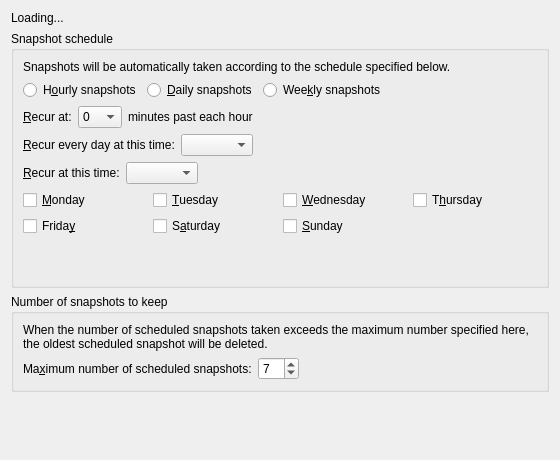
<?xml version="1.0" encoding="UTF-8"?>
<ui version="4.0">
 <class>PolicySnapshotFrequencyPage</class>
 <widget class="QWidget" name="PolicySnapshotFrequencyPage">
  <property name="geometry">
   <rect>
    <x>0</x>
    <y>0</y>
    <width>560</width>
    <height>460</height>
   </rect>
  </property>
  <layout class="QVBoxLayout" name="outerLayout">
   <item>
    <widget class="QLabel" name="labelLoading">
     <property name="text">
      <string>Loading...</string>
     </property>
    </widget>
   </item>
   <item>
    <widget class="QWidget" name="mainPanel">
     <layout class="QVBoxLayout" name="mainLayout">
      <property name="leftMargin">
       <number>0</number>
      </property>
      <property name="topMargin">
       <number>0</number>
      </property>
      <property name="rightMargin">
       <number>0</number>
      </property>
      <property name="bottomMargin">
       <number>0</number>
      </property>
      <item>
       <widget class="QGroupBox" name="groupSchedule">
        <property name="title">
         <string>Snapshot schedule</string>
        </property>
        <layout class="QVBoxLayout" name="scheduleLayout">
         <item>
          <widget class="QLabel" name="labelScheduleRubric">
           <property name="text">
            <string>Snapshots will be automatically taken according to the schedule specified below.</string>
           </property>
           <property name="wordWrap">
            <bool>true</bool>
           </property>
          </widget>
         </item>
         <item>
          <layout class="QHBoxLayout" name="frequencyLayout">
           <item>
            <widget class="QRadioButton" name="radioButtonHourly">
             <property name="text">
              <string>H&amp;ourly snapshots</string>
             </property>
            </widget>
           </item>
           <item>
            <widget class="QRadioButton" name="radioButtonDaily">
             <property name="text">
              <string>&amp;Daily snapshots</string>
             </property>
            </widget>
           </item>
           <item>
            <widget class="QRadioButton" name="radioButtonWeekly">
             <property name="text">
              <string>Wee&amp;kly snapshots</string>
             </property>
            </widget>
           </item>
           <item>
            <spacer name="frequencySpacer">
             <property name="orientation">
              <enum>Qt::Horizontal</enum>
             </property>
             <property name="sizeHint" stdset="0">
              <size>
               <width>20</width>
               <height>10</height>
              </size>
             </property>
            </spacer>
           </item>
          </layout>
         </item>
         <item>
          <widget class="QWidget" name="panelHourly">
           <layout class="QHBoxLayout" name="hourlyLayout">
            <property name="leftMargin">
             <number>0</number>
            </property>
            <property name="topMargin">
             <number>0</number>
            </property>
            <property name="rightMargin">
             <number>0</number>
            </property>
            <property name="bottomMargin">
             <number>0</number>
            </property>
            <item>
             <widget class="QLabel" name="labelHourly">
              <property name="text">
               <string>&amp;Recur at:</string>
              </property>
              <property name="buddy">
               <cstring>comboBoxMin</cstring>
              </property>
             </widget>
            </item>
            <item>
             <widget class="QComboBox" name="comboBoxMin">
              <item>
               <property name="text">
                <string notr="true">0</string>
               </property>
              </item>
              <item>
               <property name="text">
                <string notr="true">15</string>
               </property>
              </item>
              <item>
               <property name="text">
                <string notr="true">30</string>
               </property>
              </item>
              <item>
               <property name="text">
                <string notr="true">45</string>
               </property>
              </item>
             </widget>
            </item>
            <item>
             <widget class="QLabel" name="labelMinutesPast">
              <property name="text">
               <string>minutes past each hour</string>
              </property>
             </widget>
            </item>
            <item>
             <spacer name="hourlySpacer">
              <property name="orientation">
               <enum>Qt::Horizontal</enum>
              </property>
              <property name="sizeHint" stdset="0">
               <size>
                <width>20</width>
                <height>10</height>
               </size>
              </property>
             </spacer>
            </item>
           </layout>
          </widget>
         </item>
         <item>
          <widget class="QWidget" name="panelDaily">
           <layout class="QHBoxLayout" name="dailyLayout">
            <property name="leftMargin">
             <number>0</number>
            </property>
            <property name="topMargin">
             <number>0</number>
            </property>
            <property name="rightMargin">
             <number>0</number>
            </property>
            <property name="bottomMargin">
             <number>0</number>
            </property>
            <item>
             <widget class="QLabel" name="labelDaily">
              <property name="text">
               <string>&amp;Recur every day at this time:</string>
              </property>
              <property name="buddy">
               <cstring>comboBoxDailyTime</cstring>
              </property>
             </widget>
            </item>
            <item>
             <widget class="QComboBox" name="comboBoxDailyTime"/>
            </item>
            <item>
             <spacer name="dailySpacer">
              <property name="orientation">
               <enum>Qt::Horizontal</enum>
              </property>
              <property name="sizeHint" stdset="0">
               <size>
                <width>20</width>
                <height>10</height>
               </size>
              </property>
             </spacer>
            </item>
           </layout>
          </widget>
         </item>
         <item>
          <widget class="QWidget" name="panelWeekly">
           <layout class="QVBoxLayout" name="weeklyLayout">
            <property name="leftMargin">
             <number>0</number>
            </property>
            <property name="topMargin">
             <number>0</number>
            </property>
            <property name="rightMargin">
             <number>0</number>
            </property>
            <property name="bottomMargin">
             <number>0</number>
            </property>
            <item>
             <layout class="QHBoxLayout" name="weeklyTimeLayout">
              <item>
               <widget class="QLabel" name="labelWeekly">
                <property name="text">
                 <string>&amp;Recur at this time:</string>
                </property>
                <property name="buddy">
                 <cstring>comboBoxWeeklyTime</cstring>
                </property>
               </widget>
              </item>
              <item>
               <widget class="QComboBox" name="comboBoxWeeklyTime"/>
              </item>
              <item>
               <spacer name="weeklySpacer">
                <property name="orientation">
                 <enum>Qt::Horizontal</enum>
                </property>
                <property name="sizeHint" stdset="0">
                 <size>
                  <width>20</width>
                  <height>10</height>
                 </size>
                </property>
               </spacer>
              </item>
             </layout>
            </item>
            <item>
             <layout class="QGridLayout" name="daysLayout">
              <item row="0" column="0">
               <widget class="QCheckBox" name="checkBoxMonday">
                <property name="text">
                 <string>&amp;Monday</string>
                </property>
               </widget>
              </item>
              <item row="0" column="1">
               <widget class="QCheckBox" name="checkBoxTuesday">
                <property name="text">
                 <string>&amp;Tuesday</string>
                </property>
               </widget>
              </item>
              <item row="0" column="2">
               <widget class="QCheckBox" name="checkBoxWednesday">
                <property name="text">
                 <string>&amp;Wednesday</string>
                </property>
               </widget>
              </item>
              <item row="0" column="3">
               <widget class="QCheckBox" name="checkBoxThursday">
                <property name="text">
                 <string>T&amp;hursday</string>
                </property>
               </widget>
              </item>
              <item row="1" column="0">
               <widget class="QCheckBox" name="checkBoxFriday">
                <property name="text">
                 <string>Frida&amp;y</string>
                </property>
               </widget>
              </item>
              <item row="1" column="1">
               <widget class="QCheckBox" name="checkBoxSaturday">
                <property name="text">
                 <string>S&amp;aturday</string>
                </property>
               </widget>
              </item>
              <item row="1" column="2">
               <widget class="QCheckBox" name="checkBoxSunday">
                <property name="text">
                 <string>&amp;Sunday</string>
                </property>
               </widget>
              </item>
             </layout>
            </item>
           </layout>
          </widget>
         </item>
         <item>
          <widget class="QLabel" name="labelClientNextRun">
           <property name="wordWrap">
            <bool>true</bool>
           </property>
          </widget>
         </item>
         <item>
          <widget class="QLabel" name="labelServerNextRun">
           <property name="wordWrap">
            <bool>true</bool>
           </property>
          </widget>
         </item>
        </layout>
       </widget>
      </item>
      <item>
       <widget class="QGroupBox" name="groupRetention">
        <property name="title">
         <string>Number of snapshots to keep</string>
        </property>
        <layout class="QVBoxLayout" name="retentionLayout">
         <item>
          <widget class="QLabel" name="labelRetentionRubric">
           <property name="text">
            <string>When the number of scheduled snapshots taken exceeds the maximum number specified here, the oldest scheduled snapshot will be deleted.</string>
           </property>
           <property name="wordWrap">
            <bool>true</bool>
           </property>
          </widget>
         </item>
         <item>
          <layout class="QHBoxLayout" name="retentionRow">
           <item>
            <widget class="QLabel" name="labelRetention">
             <property name="text">
              <string>Ma&amp;ximum number of scheduled snapshots:</string>
             </property>
             <property name="buddy">
              <cstring>spinRetention</cstring>
             </property>
            </widget>
           </item>
           <item>
            <widget class="QSpinBox" name="spinRetention">
             <property name="minimum">
              <number>1</number>
             </property>
             <property name="maximum">
              <number>10</number>
             </property>
             <property name="value">
              <number>7</number>
             </property>
            </widget>
           </item>
           <item>
            <spacer name="retentionSpacer">
             <property name="orientation">
              <enum>Qt::Horizontal</enum>
             </property>
             <property name="sizeHint" stdset="0">
              <size>
               <width>20</width>
               <height>10</height>
              </size>
             </property>
            </spacer>
           </item>
          </layout>
         </item>
        </layout>
       </widget>
      </item>
     </layout>
    </widget>
   </item>
   <item>
    <spacer name="bottomSpacer">
     <property name="orientation">
      <enum>Qt::Vertical</enum>
     </property>
     <property name="sizeHint" stdset="0">
      <size>
       <width>20</width>
       <height>40</height>
      </size>
     </property>
    </spacer>
   </item>
  </layout>
 </widget>
 <resources/>
 <connections/>
</ui>
